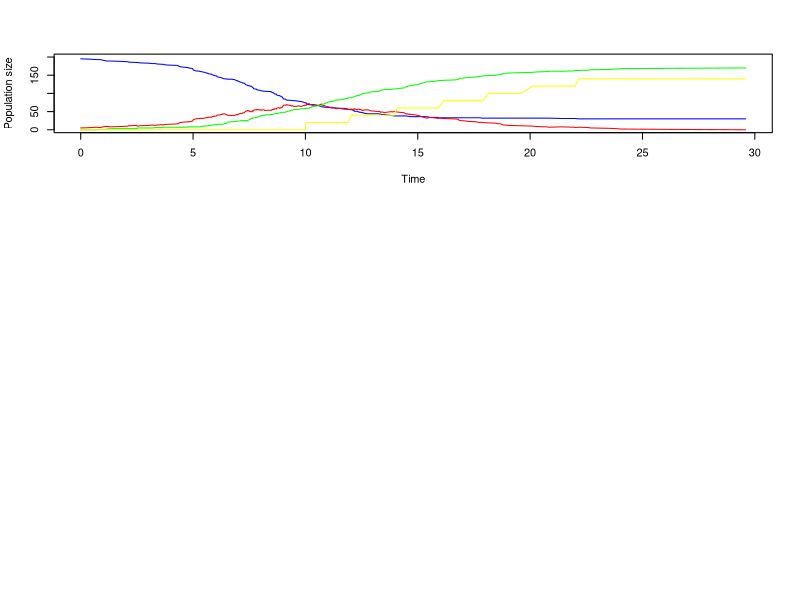

This figure's R source:
# BGC Project

# Modelling an influenza vaccination intervention using 
# different modelling strategies

# General stoschastic epidemic
# Paramaters
set.seed(20121006)
n.c<-1
n.all<-c(200,1000,5000)
n<-n.all[n.c] # Population
n.c<-n.c+1

m<-5 # Initially infected
lambda <- 0.5 # Lambda of Poisson process (no of contacts)
gamma <- 4.8 # Gamma of Exp model of infection time
# vacc.ant <- 0 # Number of vaccinated each time point 
 vacc.ant <- round(n*0.1) # Number of vaccinated each time point 

vacc.start.T <- 10
vacc.int.T <- 2

# Create data
sim.data<-data.frame(inf=rep(0,n),
                     rec=rep(0,n),
                     inf.t=rep(NA,n),
                     inf.length=rep(NA,n),
                     contacts=rep(NA,n),
                     rec.t=rep(NA,n))

# Adding index case(s)
index.no<-sample(x=1:n,size=m)
sim.data[index.no,]<-matrix(data=rep(c(1,0,0,NA,NA,NA),m),nrow=m,byrow=T)

# Counting variables
t.int<-vacc.start.T
vacc.nr<-1

# Simulation
while(sum(sim.data$inf>sim.data$rec)>0){
  # Identifies the next infectious person
  inf.no<-which(sim.data$inf.t==min(sim.data$inf.t[sim.data$inf==1 & sim.data$rec==0],na.rm=T))
  if(length(inf.no)==0){break}
    
  # Vaccination
  if(min(sim.data[inf.no,3])>t.int && vacc.ant>0){
  	to.vacc<-((vacc.nr-1)*vacc.ant+1):(vacc.nr*vacc.ant)
  	
  	sim.data[to.vacc,2]<-1

 	 	# Infected after vaccination
  		after.vac<-sim.data[to.vacc,1]==1 & sim.data[to.vacc,3]>t.int
  		sim.data[to.vacc[after.vac],1]<-0
  		sim.data[to.vacc[after.vac],3]<-NA
 
  	print(paste("Vaccinated",vacc.ant,"persons at t =",t.int,sep=" "))
  	t.int<-t.int+vacc.int.T
  	vacc.nr<-vacc.nr+1
 	  	
  }

  # Identifies the next infectious person
  inf.no<-which(sim.data$inf.t==min(sim.data$inf.t[sim.data$inf==1 & sim.data$rec==0],na.rm=T))
  if(length(inf.no)==0){break}
  
  # Simulates infection time and no of contacts
  sim.data[inf.no,4]<-rexp(length(inf.no),rate=1/gamma)
  sim.data[inf.no,5]<-rpois(length(inf.no),lambda*sim.data[inf.no,4])
  
  # Categorizing the infectious persons as "recovered"
  sim.data[inf.no,2]<-1
  
  # Randomizing new infectious persons
  for(j in 1:length(inf.no)){
    if(sim.data[inf.no[j],5]>0){
      new.inf<-ceiling(n*runif(sim.data[inf.no[j],5]))
      new.inf<-new.inf[sim.data[new.inf,2]==0] # Only selecting "new" infections
      
      # Simulating infection times for newly infected
      if(length(new.inf)>0){
        sim.data[new.inf,1]<-1
        
        inf.t<-runif(length(new.inf),
                   min=sim.data[inf.no[j],3],
                   max=sim.data[inf.no[j],3]+sim.data[inf.no[j],4])
        sim.data[new.inf,3]<-pmin(sim.data[new.inf,3],inf.t,na.rm=T)
      }
    }  
  }
}

# Calculates the recovery time
inf<-!is.na(sim.data$inf.t)
#sim.data$rec.t[inf]<-ifelse(sim.data$inf.t[inf]+sim.data$inf.length[inf]>sim.data$rec.t[inf],sim.data$rec.t[inf],sim.data$inf.t[inf]+sim.data$inf.length[inf])
sim.data$rec.t<-sim.data$inf.t+sim.data$inf.length


#sim.data$inf.t[sim.data$inf.length==0]<-NA
#sim.data$inf.length[sim.data$inf.length==0]<-NA

# Summarizing the data based on time at rec and inf
inf.df<-as.data.frame(aggregate(sim.data$inf.t,by=list(sim.data$inf.t),FUN=length))
names(inf.df)<-c("time","new.inf")

rec.df<-as.data.frame(aggregate(sim.data$rec.t,by=list(sim.data$rec.t),FUN=length))
names(rec.df)<-c("time","new.rec")

sim.data.aggr<-merge(x=inf.df,y=rec.df,by="time",all=T)
sim.data.aggr[is.na(sim.data.aggr)]<-0

# Calculating S(t), I(t) and R(t)
sim.data.aggr$S<-n-cumsum(sim.data.aggr$new.inf)
sim.data.aggr$R<-cumsum(sim.data.aggr$new.rec)
sim.data.aggr$I<-cumsum(sim.data.aggr$new.inf)-sim.data.aggr$R
sim.data.aggr$V<-0
for(i in 1:(vacc.nr-1)){
	sim.data.aggr$V	[sim.data.aggr$time>vacc.start.T+(i-1)*vacc.int.T]<-i*vacc.ant}

# Save the final results
if(exists("sim.res")){sim.res<-rbind(sim.res,sim.data.aggr[dim(sim.data.aggr)[1],])
                      }else{
                        sim.res<-sim.data.aggr[dim(sim.data.aggr)[1],]
                      }

# Plot the results
if(n.c==2){png(width=550,height=600);par(mfrow=c(3,1))}
plot(sim.data.aggr$time,sim.data.aggr$S,type="l",col="Blue",ylim=c(0,n),ylab="Population size",xlab="Time")
lines(x=sim.data.aggr$time,sim.data.aggr$I, col="Red")
lines(x=sim.data.aggr$time,sim.data.aggr$R, col="Green")
lines(x=sim.data.aggr$time,sim.data.aggr$V, col="Yellow")
dev.off()


